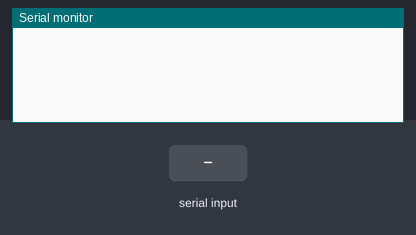
A sketch run on a simulated Arduino Uno, built with avr-gcc and run on an emulated ATmega328P. Shown: the last lines printed to the serial monitor. Inputs (shaded band) come from the test bench.

Above: at 1.2 s.
1.3 s: "90 45 200\n" received over Serial
At 2.0 s:
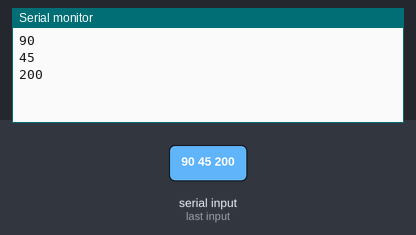
2.8 s: "x90\n" received over Serial
At 4.0 s:
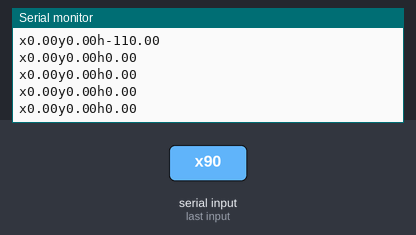

Measured:
- after the input at 1.3 s, the serial monitor: prints a new line at once (image 1)
- after the input at 2.8 s, the serial monitor: prints a new line at once (image 2)

The sketch:

__.ino
```cpp
float X[3]={0};
float Y[3]={0};
float H[3]={-110};
float CX[11]={0};
float CY[11]={0};
float CH[11]={-110};
float sx,sy,sh;
float zx[5],zy[5],zh[5];
String comdata;
void setup() {
  // put your setup code here, to run once:
  Serial.begin(9600);
}

void loop() {
  // put your main code here, to run repeatedly:
  serialdeal();
}
float getpoint(float *shuzu)
{
  float re=shuzu[0];
  for(int i=0;i<11;i++){
    shuzu[i]=shuzu[i+1];
  }
  return re;
}
//计算新增的五个点 并加入数组
void computedvalue(float secpoint,float *z,float *dvalue)
{
  float firpoint=z[2];
  for(int i=0;i<2;i++){
    z[i]=z[i+1];
  }
  z[2]=secpoint;
  for(int i=0;i<4;i++){
    dvalue[i]=firpoint+(secpoint-firpoint)*(i+1)/5;
  }
  dvalue[4]=secpoint;
}
//把新增的五个点 加进细分数组
void addtoc(float *dvalue,float *csz)
{
  for(int i=0;i<5;i++){
    csz[i+6]=dvalue[i];
  }
}
void serialdeal(){
     while (Serial.available() > 0 )
    {
      char com=char(Serial.read());
      if(com==' '){
        break;
      }
      comdata += com;
      delay(6);
    }
    if (comdata.length() > 0)
    {
      int yindex=0;
      int hindex=0;

      Serial.println(comdata);
      switch(comdata[0]){
        case 'x':

            //isdrip=true;
            yindex=comdata.indexOf('y',0);
            hindex=comdata.indexOf('h',0);
            sx=comdata.substring(1,yindex).toInt();
            //if comdata contain the 'h' get the h
            if(hindex>0){
              sh=comdata.substring(hindex+1).toInt();//h 坐标偏移100 客户端初始50 即-50
              sy=comdata.substring(yindex+1,hindex).toInt();
            }else {
              sy=comdata.substring(yindex+1).toInt();
            }
            computedvalue(sx,X,zx);
            computedvalue(sy,Y,zy);
            computedvalue(sh-125,H,zh);
            addtoc(zx,CX);
            addtoc(zy,CY);
            addtoc(zh,CH);
            for(int i=0;i<5;i++){
              sx=getpoint(CX);
              sy=getpoint(CY);
              sh=getpoint(CH);
              Serial.println(String("x")+sx+"y"+sy+"h"+sh);
            }
        break;//change the "x"and"y" it is possible that the high change as well;
      }
      comdata = "";
    }
}
```
